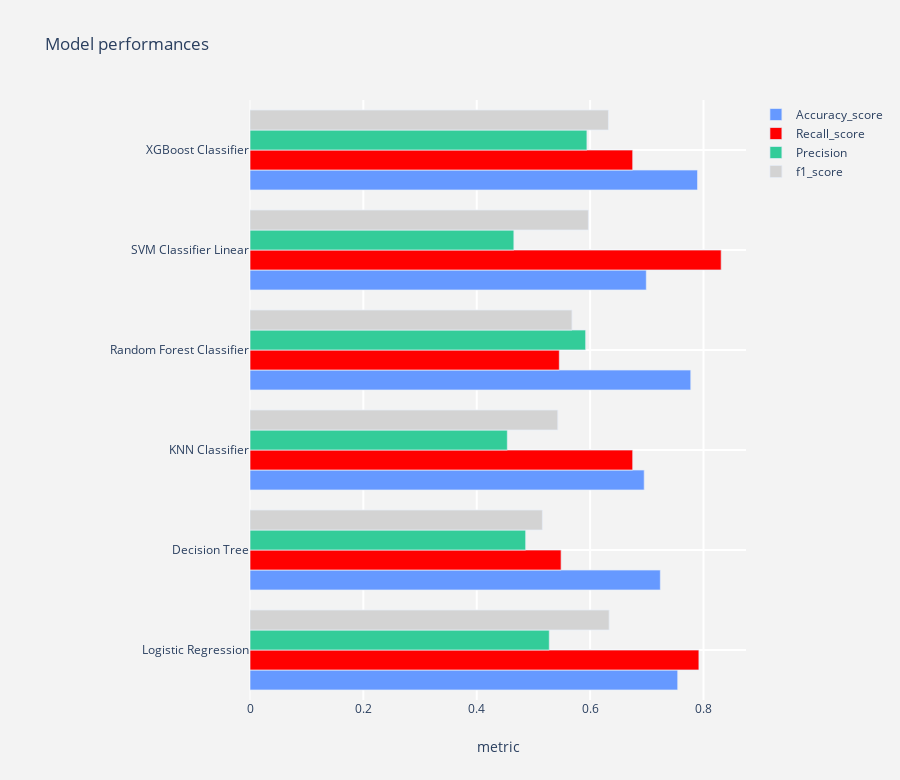

The notebook cell saved with this chart:
### Code cell
# LogisticRegression
name = "Logistic Regression"
logit = LogisticRegression()
model1 = model_report(logit,X_train_smote,X_test,y_train_smote,y_test,name)

# DecisionTree Classifier
name = "Decision Tree"
decision_tree = DecisionTreeClassifier(random_state = 0)
# X_train_resampled,X_test,y_train_resampled,y_test,name
model2 = model_report(decision_tree,X_train_smote,X_test,y_train_smote,y_test,name)

# KNeighborsClassifier
name = "KNN Classifier"
knn = KNeighborsClassifier(n_neighbors=3)
model3 = model_report(knn,X_train_smote,X_test,y_train_smote,y_test,name)

name = "Random Forest Classifier"
rfc = RandomForestClassifier(random_state=0)
model4 = model_report(rfc,X_train_smote,X_test,y_train_smote,y_test,name)

name = "SVM Classifier Linear"
svc  = SVC(gamma='auto', kernel='linear')
model5 = model_report(svc,X_train_smote,X_test,y_train_smote,y_test,name)

name = "XGBoost Classifier"
xgc = XGBClassifier()
model6 = model_report(xgc,X_train_smote,X_test,y_train_smote,y_test,name)

#concat all models
model_performances = pd.concat([model1,model2,model3,model4,
                                model5,model6],axis = 0).reset_index()

model_performances = model_performances.drop(columns = "index",axis =1)
display(model_performances)

plot_tracers(model_performances)

### Figure 1 — Plotly figure (JSON) as saved in the notebook; plotly's stock layout.template omitted (floating-point values rounded to 4 significant figures)
{"data": [{"marker": {"color": "#6699FF", "line": {"width": 0.7}}, "name": "Accuracy_score", "orientation": "h", "type": "bar", "x": [0.7546, 0.7238, 0.6954, 0.7776, 0.6991, 0.7895], "y": ["Logistic Regression", "Decision Tree", "KNN Classifier", "Random Forest Classifier", "SVM Classifier Linear", "XGBoost Classifier"]}, {"marker": {"color": "red", "line": {"width": 0.7}}, "name": "Recall_score", "orientation": "h", "type": "bar", "x": [0.7919, 0.5488, 0.6752, 0.5456, 0.8312, 0.6752], "y": ["Logistic Regression", "Decision Tree", "KNN Classifier", "Random Forest Classifier", "SVM Classifier Linear", "XGBoost Classifier"]}, {"marker": {"color": "#33CC99", "line": {"width": 0.7}}, "name": "Precision", "orientation": "h", "type": "bar", "x": [0.528, 0.4864, 0.454, 0.5922, 0.4655, 0.5944], "y": ["Logistic Regression", "Decision Tree", "KNN Classifier", "Random Forest Classifier", "SVM Classifier Linear", "XGBoost Classifier"]}, {"marker": {"color": "lightgrey", "line": {"width": 0.7}}, "name": "f1_score", "orientation": "h", "type": "bar", "x": [0.6335, 0.5157, 0.5429, 0.568, 0.5968, 0.6322], "y": ["Logistic Regression", "Decision Tree", "KNN Classifier", "Random Forest Classifier", "SVM Classifier Linear", "XGBoost Classifier"]}], "layout": {"height": 780, "margin": {"l": 250}, "paper_bgcolor": "rgb(243,243,243)", "plot_bgcolor": "rgb(243,243,243)", "title": {"text": "Model performances"}, "xaxis": {"gridcolor": "rgb(255, 255, 255)", "gridwidth": 2, "ticklen": 5, "title": {"text": "metric"}, "zerolinewidth": 1}, "yaxis": {"gridcolor": "rgb(255, 255, 255)", "gridwidth": 2, "ticklen": 5, "zerolinewidth": 1}}}
